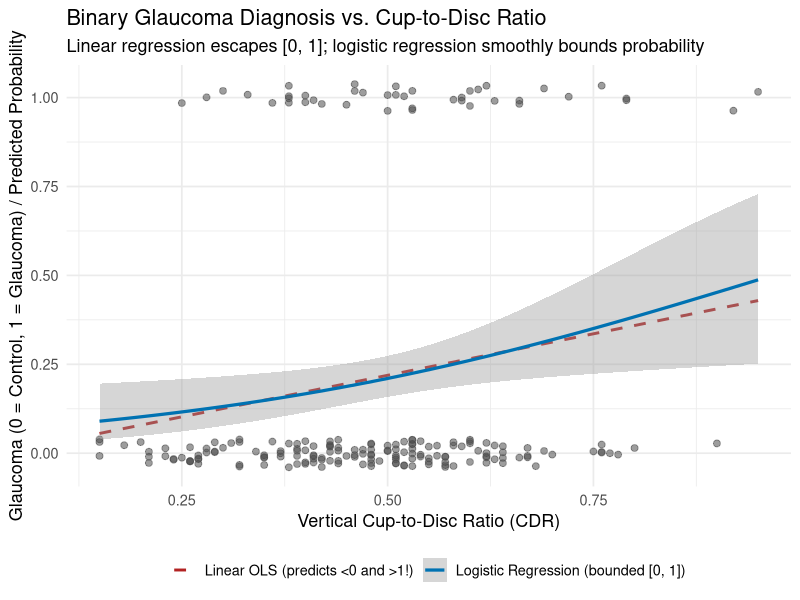
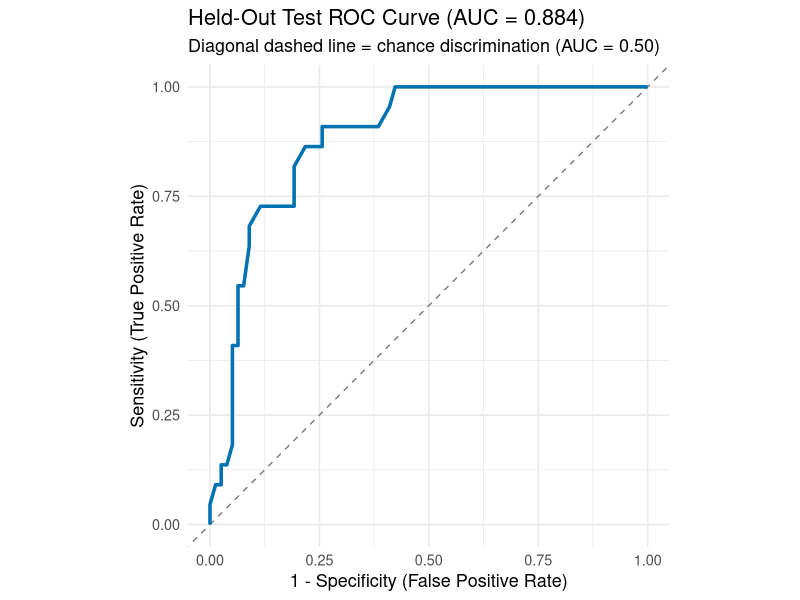
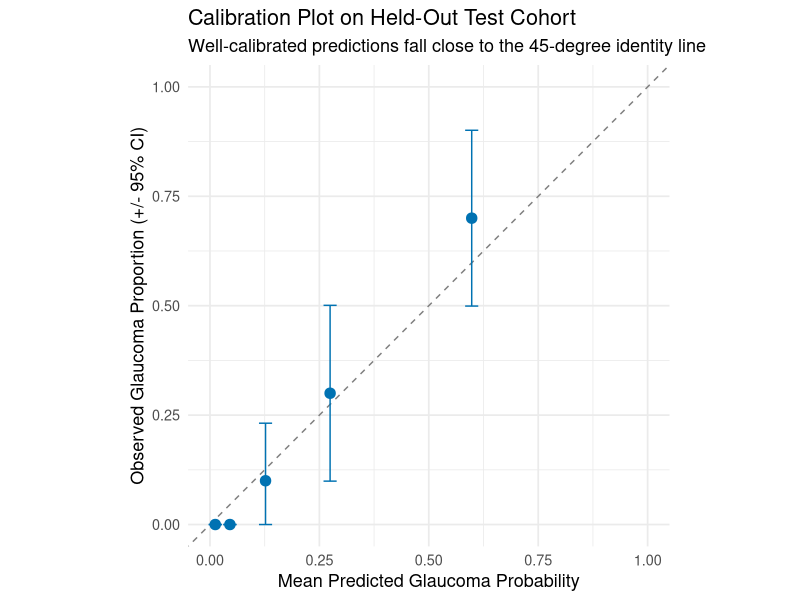

These charts were generated, in order, by the following R code:
# =============================================================================
#  SCRIPT 13: LOGISTIC REGRESSION, OUT-OF-SAMPLE VALIDATION, ROC & AUC
#  Course  : Biostatistics & Experimental Design I (NECO GRS97003)
#  Module  : Weeks 9-10 Optional Topic Library: Logistic Models & Prediction
#  Slides  : BioStats-1_2026_reformat.pptx (Slides 372-384)
#  Reuses  : logistic_regression.R, Biostats-1-Examples-10-29-19.R
#  Datasets: biostats-1/data/11_glaucoma_prediction.csv
#
#  Topics Covered:
#    1. Why OLS linear regression fails for binary (0/1) outcomes
#    2. Fitting simple & multivariable logistic regression via `glm(..., family = binomial)`
#    3. Translating log-odds slopes into clinical Odds Ratios & 95% CIs
#    4. The train/test validation lesson (reused from `logistic_regression.R`):
#       why in-sample accuracy overstates real clinical performance!
#    5. Threshold trade-offs, ROC curve & AUC computed cleanly from scratch
#    6. Calibration check: do predicted probabilities match observed glaucoma rates?
# =============================================================================


# ---- 0. Setup ---------------------------------------------------------------
rm(list = ls())
library(tidyverse)
library(broom)
theme_set(theme_minimal(base_size = 13))
set.seed(2026)

glauc <- readr::read_csv("biostats-1/data/11_glaucoma_prediction.csv", show_col_types = FALSE) |>
  mutate(diagnosis = factor(diagnosis, levels = c("Control", "Glaucoma")))

# Patient-level train/test split (Slide 383: NEVER split fellow eyes across train & test!)
train_df <- filter(glauc, cohort == "Train")
test_df  <- filter(glauc, cohort == "Test")

cat(sprintf("Training cohort: n = %d (%.1f%% glaucoma)\n",
            nrow(train_df), 100 * mean(train_df$glaucoma)))
cat(sprintf("Held-out test  : n = %d (%.1f%% glaucoma)\n",
            nrow(test_df),  100 * mean(test_df$glaucoma)))


# ---- 1. Why Linear Regression Fails for Binary Outcomes (Slides 373-376) ----
# Compare a straight OLS line vs. a bounded sigmoid logistic curve predicting
# P(Glaucoma) from vertical Cup-to-Disc Ratio (CDR):

ggplot(train_df, aes(x = cup_disc_ratio, y = glaucoma)) +
  geom_jitter(height = 0.04, width = 0, alpha = 0.55, size = 2, colour = "grey30") +
  geom_smooth(method = "lm", se = FALSE, aes(colour = "Linear OLS (predicts <0 and >1!)"),
              linetype = "dashed", linewidth = 1) +
  geom_smooth(method = "glm", method.args = list(family = "binomial"),
              se = TRUE, aes(colour = "Logistic Regression (bounded [0, 1])"),
              linewidth = 1.1) +
  scale_colour_manual(values = c("firebrick", "#0072B2"), name = NULL) +
  labs(
    title    = "Binary Glaucoma Diagnosis vs. Cup-to-Disc Ratio",
    subtitle = "Linear regression escapes [0, 1]; logistic regression smoothly bounds probability",
    x        = "Vertical Cup-to-Disc Ratio (CDR)",
    y        = "Glaucoma (0 = Control, 1 = Glaucoma) / Predicted Probability"
  ) +
  theme(legend.position = "bottom")


# ---- 2. Fitting Multivariable Logistic Regression (Slides 378-379) ----------
# Model: logit(P(Glaucoma)) = log(p / (1 - p)) = b0 + b1*IOP + b2*RNFL + b3*CDR + b4*Age + b5*CCT
# Fit ONLY on `train_df`!

glm_fit <- glm(
  glaucoma ~ iop_mmhg + rnfl_um + cup_disc_ratio + age + cct_um,
  data   = train_df,
  family = binomial(link = "logit")
)
summary(glm_fit)

# Convert log-odds slopes to Odds Ratios (`exp(beta)`) with 95% profile CIs!
# Tip: for CDR (which runs 0 to 1), it's often clinically clearer to report the
# OR per +0.10 increase in CDR: exp(0.10 * beta_cdr).
or_table <- broom::tidy(glm_fit, conf.int = TRUE, exponentiate = TRUE) |>
  select(term, odds_ratio = estimate, conf.low, conf.high, p.value)
print(or_table)

cdr_or_per_0.1 <- exp(0.10 * coef(glm_fit)["cup_disc_ratio"])
cat(sprintf("\nClinical interpretation: Each +0.10 higher CDR multiplies glaucoma odds by %.2fx (holding other predictors fixed).\n",
            cdr_or_per_0.1))


# ---- 3. In-Sample Optimism vs. Held-Out Test Validation (Slides 380-381) ----
# Reuses the core lesson from `logistic_regression.R`:
# Evaluating a model on the same patients used to train it exaggerates accuracy!

# 3a. Predicted probabilities on Training vs. Held-out Test patients
train_probs <- predict(glm_fit, newdata = train_df, type = "response")
test_probs  <- predict(glm_fit, newdata = test_df,  type = "response")

# Apply a 0.50 probability cutoff to get class labels
train_pred <- if_else(train_probs > 0.50, "Glaucoma", "Control")
test_pred  <- if_else(test_probs  > 0.50, "Glaucoma", "Control")

cat("\n--- Held-Out TEST SET Confusion Matrix (Threshold = 0.50) ---\n")
cm_test <- table(Predicted = test_pred, Observed = test_df$diagnosis)
print(cm_test)

# Compute accuracy, sensitivity, specificity on Train vs. Test
eval_binary <- function(probs, y_true, threshold = 0.50) {
  pred <- as.integer(probs >= threshold)
  tp <- sum(pred == 1 & y_true == 1)
  tn <- sum(pred == 0 & y_true == 0)
  fp <- sum(pred == 1 & y_true == 0)
  fn <- sum(pred == 0 & y_true == 1)
  tibble(
    threshold   = threshold,
    accuracy    = (tp + tn) / length(y_true),
    sensitivity = tp / (tp + fn),
    specificity = tn / (tn + fp),
    ppv         = ifelse(tp + fp > 0, tp / (tp + fp), NA_real_)
  )
}

bind_rows(
  mutate(eval_binary(train_probs, train_df$glaucoma, 0.50), split = "In-Sample (Train)"),
  mutate(eval_binary(test_probs,  test_df$glaucoma,  0.50), split = "Out-of-Sample (Test)")
) |>
  select(split, everything())


# ---- 4. Threshold Trade-Off, ROC Curve & AUC from Scratch (Slide 382) -------
# Changing the probability cutoff trades Sensitivity against Specificity!
# An ROC curve sweeps ALL thresholds from 1 down to 0, plotting Sensitivity
# vs. (1 - Specificity). AUC = area under that curve (0.5 = chance, 1.0 = perfect).

thresholds <- seq(1, 0, by = -0.01)
roc_df <- map_dfr(thresholds, \(th) eval_binary(test_probs, test_df$glaucoma, th)) |>
  mutate(fpr = 1 - specificity) |>
  arrange(fpr, sensitivity)

# Trapezoidal integration for AUC (equals probability a random glaucoma patient
# gets a higher predicted risk than a random control patient!)
auc_test <- sum(diff(roc_df$fpr) * (head(roc_df$sensitivity, -1) + tail(roc_df$sensitivity, -1)) / 2)
cat(sprintf("\nHeld-out Test ROC AUC = %.3f\n", auc_test))

# Inspect three clinical operating thresholds (e.g., screening vs. confirmation)
bind_rows(
  eval_binary(test_probs, test_df$glaucoma, 0.20),
  eval_binary(test_probs, test_df$glaucoma, 0.50),
  eval_binary(test_probs, test_df$glaucoma, 0.70)
)

ggplot(roc_df, aes(x = fpr, y = sensitivity)) +
  geom_abline(slope = 1, intercept = 0, linetype = "dashed", colour = "grey50") +
  geom_path(colour = "#0072B2", linewidth = 1.2) +
  coord_equal() +
  labs(
    title    = sprintf("Held-Out Test ROC Curve (AUC = %.3f)", auc_test),
    subtitle = "Diagonal dashed line = chance discrimination (AUC = 0.50)",
    x        = "1 - Specificity (False Positive Rate)",
    y        = "Sensitivity (True Positive Rate)"
  )


# ---- 5. Calibration Check: Discrimination Is Not the Whole Story (Slide 383)
# A model can rank patients well (high AUC) yet predict probabilities that are
# systematically too high or too low! Group test predictions into risk quintiles
# and compare average predicted risk vs. observed glaucoma proportion.

calib_df <- tibble(pred_prob = test_probs, observed = test_df$glaucoma) |>
  mutate(risk_bin = ntile(pred_prob, 5)) |>
  group_by(risk_bin) |>
  summarize(
    n             = n(),
    mean_pred     = mean(pred_prob),
    obs_rate      = mean(observed),
    se_obs        = sqrt(obs_rate * (1 - obs_rate) / n),
    .groups       = "drop"
  )
print(calib_df)

ggplot(calib_df, aes(x = mean_pred, y = obs_rate)) +
  geom_abline(slope = 1, intercept = 0, linetype = "dashed", colour = "grey50") +
  geom_errorbar(aes(ymin = pmax(0, obs_rate - 1.96 * se_obs),
                    ymax = pmin(1, obs_rate + 1.96 * se_obs)),
                width = 0.03, colour = "#0072B2") +
  geom_point(size = 3.2, colour = "#0072B2") +
  coord_equal(xlim = c(0, 1), ylim = c(0, 1)) +
  labs(
    title    = "Calibration Plot on Held-Out Test Cohort",
    subtitle = "Well-calibrated predictions fall close to the 45-degree identity line",
    x        = "Mean Predicted Glaucoma Probability",
    y        = "Observed Glaucoma Proportion (+/- 95% CI)"
  )


# ---- 6. Try It Yourself (Exercises) -----------------------------------------
# 1. Fit a simpler logistic model using ONLY `iop_mmhg` on `train_df`. Compute
#    its held-out Test AUC and compare with the full 5-predictor model.
# 2. If missing a true glaucoma case is 4x worse than a false alarm, would you
#    choose a probability threshold LOWER or HIGHER than 0.50? Check sensitivity
#    and specificity at threshold = 0.25.
# 3. Why would randomly splitting EYES (rather than PATIENTS) into train and
#    test sets artificially inflate the apparent test AUC?
